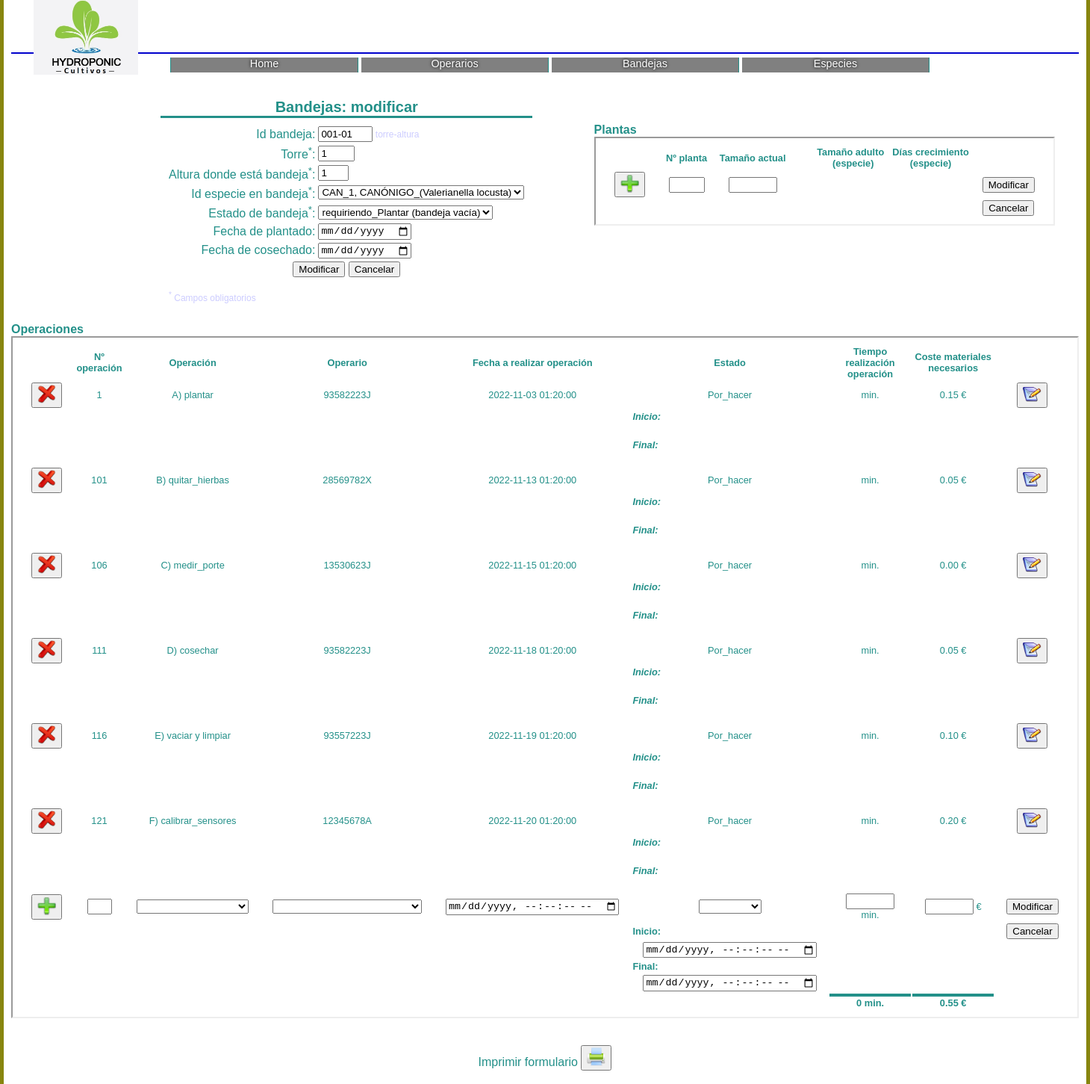
The app's page /bandejas/bandejas_editar.php?idband=001-01 with its own data.
### tables this page shows
CREATE TABLE `bandejas` (
  `idband` char(6) NOT NULL COMMENT 'XXX-XX (torre-altura)',
  `torre` int(3) UNSIGNED NOT NULL,
  `alturaband` int(2) UNSIGNED NOT NULL,
  `idespecie` char(5) NOT NULL COMMENT 'RUC_1, RUC_2, CAN_1, RAB_1, RAB_2, RAB_3, ESP_1, ESP_2',
  `estadoband` varchar(40) NOT NULL COMMENT 'requiriendo_Plantar (bandeja vacía), Pantando, Normal, requiriendo_QuitarHierbas, QuitandoHierbas, requiriendo_MedirPorte, MidiendoPorte, requiriendo_Cosechar, Cosechando, requiriendo_Vaciar, Vaciando y limpiando',
  `fechaPlantado` date DEFAULT NULL COMMENT 'rango válido: "1000-01-01" a "9999-12-31"',
  `fechaCosechado` date DEFAULT NULL COMMENT 'rango válido: "1000-01-01" a "9999-12-31"'
);

CREATE TABLE `operaciones` (
  `idoperacion` int(10) UNSIGNED NOT NULL,
  `DNIoper` char(9) NOT NULL,
  `idband` char(6) NOT NULL COMMENT 'XXX-XX (torre-altura)',
  `tarea` varchar(20) NOT NULL COMMENT 'A) plantar, B) quitar_hierbas, C) medir_porte, D) cosechar, E) vaciar y limpiar, F) calibrar_sensores',
  `fechaOperacion` datetime NOT NULL COMMENT 'rango válido: "1000-01-01 00:00:00" a "9999-12-31 23:59:59"',
  `estado_tarea` varchar(10) NOT NULL DEFAULT 'Por_hacer' COMMENT 'Por_hacer, Haciendo, Hecha',
  `Inicio` datetime DEFAULT NULL COMMENT 'rango válido: "1000-01-01 00:00:00" a "9999-12-31 23:59:59"',
  `tiempo_tarea` int(10) UNSIGNED DEFAULT NULL COMMENT 'tiempo realización de la tarea en minutos',
  `Final` datetime DEFAULT NULL COMMENT 'rango válido: "1000-01-01 00:00:00" a "9999-12-31 23:59:59"',
  `costo_materiales` decimal(5,2) UNSIGNED DEFAULT NULL
);

CREATE TABLE `operarios` (
  `DNIoper` char(9) NOT NULL,
  `cargooper` varchar(30) NOT NULL COMMENT 'Cargo o función del operario',
  `nombreoper` varchar(30) NOT NULL,
  `telefoper` varchar(15) NOT NULL COMMENT 'Teléfono: 6xx xxx xxx',
  `diroper` varchar(60) NOT NULL COMMENT 'Dirección: calle, número, planta',
  `localidadoper` varchar(15) NOT NULL,
  `provinciaoper` varchar(10) NOT NULL
);

### bandejas/bandejas_editar.php (the view, shortened to what the rows shown need)
<?php
	include_once ("../bd_funciones.inc");
    if (isset($_POST["btn_cancelar"])) {
		header("Location: bandejas_listado.php");
		exit();
    } else {
		try {
			$idband_orig = (isset($_POST["idband_orig"])) ? $_POST["idband_orig"] : $_GET["idband"];
			$idband = (isset($_POST["idband"]))?$_POST["idband"]:"";
			$torre = (isset($_POST["torre"]))?$_POST["torre"]:"";
            $alturaband = (isset($_POST["alturaband"]))?$_POST["alturaband"]:"";
            $idespecie = (isset($_POST["idespecie"]))?$_POST["idespecie"]:"";
            $estadoband = (isset($_POST["estadoband"]))?$_POST["estadoband"]:"";
			$fechaPlantado = (isset($_POST["fechaPlantado"]))?$_POST["fechaPlantado"]:"";
			$fechaCosechado = (isset($_POST["fechaCosechado"]))?$_POST["fechaCosechado"]:"";
			$conn = Conectarse(SERVIDOR, BD_NOMBRE, BD_USUARIO, BD_PASS);
			if (isset($_POST["btn_modificar"])) {
				$msg_datos="";
				ComprobarDato($idband, "Id de bandeja", true, "cadena", $msg_datos);
				ComprobarDato($torre, "Torre", true, "numerico", $msg_datos);
                if (is_numeric($torre))
					if (($torre<=0) || ($torre>100))
						$msg_datos .= "Error: el número de torre debe ser un valor comprendido entre 001 y 100.<br/>";
                ComprobarDato($alturaband, "Altura donde está bandeja", true, "numerico", $msg_datos);
                if (is_numeric($alturaband))
					if (($alturaband<=0) || ($alturaband>99))
						$msg_datos .= "Error: el número de altura debe ser un valor comprendido entre 01 y 99.<br/>";
				ComprobarDato($idespecie, "Id especie en Bandeja", true, "cadena", $msg_datos);
				ComprobarDato($estadoband, "Estado de Bandeja", true, "cadena", $msg_datos);
                ComprobarDato($fechaPlantado, "Fecha de plantado", false, "fecha", $msg_datos);
				ComprobarDato($fechaCosechado, "Fecha de cosechado", false, "fecha", $msg_datos);
				if (is_date($fechaPlantado) && is_date($fechaCosechado)) {
					if (INPUT_TYPE_DATE){
						$datetime1 = DateTime::createFromFormat("Y-m-d", $fechaPlantado);
						$datetime2 = DateTime::createFromFormat("Y-m-d", $fechaCosechado);
					} else {
						$datetime1 = DateTime::createFromFormat("d/m/Y", $fechaPlantado);
						$datetime2 = DateTime::createFromFormat("d/m/Y", $fechaCosechado);
					}
					$intervalo= $datetime1->diff($datetime2);
					if ($intervalo->format('%r%a') <= 0)
						$msg_datos .= "Error: la fecha prevista de cosechado deber superior a la " .
							"fecha de plantado.<br/>";
				}
				if ($msg_datos != "")
					throw new Exception($msg_datos);
				if ($idband_orig != $idband) {
					$sql = "SELECT * FROM bandejas WHERE idband=" .
                    FormatToSQL($idband,"cadena") .";";
					if (!($rs = mysqli_query($conn, $sql)))
						throw new Exception("Error al intentar comprobar si existe alguna bandeja con ese id.");
					if (mysqli_num_rows($rs) > 0)
						throw new Exception("Imposible modificar la bandeja.<br>Ya existe una bandeja con id $idband.");
					mysqli_free_result($rs);
				}
				$sql = "UPDATE bandejas SET idband=" . FormatToSQL($idband,"cadena") .
                    ", torre=" . FormatToSQL($torre,"numerico") .
                    ", alturaband=" . FormatToSQL($alturaband,"numerico") .
                    ", idespecie=" . FormatToSQL($idespecie,"cadena") .
                    ", estadoband=" . FormatToSQL($estadoband,"cadena") .
                    ", fechaPlantado=" . FormatToSQL($fechaPlantado,"fecha") .
                    ", fechaCosechado=" . FormatToSQL($fechaCosechado,"fecha") .
					" WHERE idband=" . FormatToSQL($idband_orig,"cadena") .";";
				if (!mysqli_query($conn, $sql))
					throw new Exception("Error al intentar modificar la Bandeja.");
				$idband_orig = $idband;
				$msg = "Bandeja modificada con Éxito.";
            } elseif (isset($_POST["btn_cancelarplanta"])) {
				$idplanta_nuevo = "";
				$porte_actual_nuevo = "";
			} else {
				$sql = "SELECT * FROM bandejas WHERE idband=" .
                    FormatToSQL($idband_orig,"cadena") . ";";
				if (!($rs = mysqli_query($conn, $sql)))
					throw new Exception("Error al intentar obtener los datos de la bandeja");
				if (!($fila = mysqli_fetch_array($rs)))
					throw new Exception("No existe ninguna bandeja con id $idband_orig");
				$idband=$fila['idband'];
                $torre=$fila['torre'];
                $alturaband=$fila['alturaband'];
			}
		}
        catch (Exception $e) {
			$b_error = true;
			$msg = getInformationError($e,$conn,$sql);
		}
	}
?>
<!DOCTYPE html>
<html lang="es">
<head>
    <link rel="stylesheet" href="../cultivos.css" />
</head>
<body>
<div id="contenedor-general">
    <section id="contenido">
        <form class="cultivos_datos" action="bandejas_editar.php" method="post">
            <table class="BANDEJA_EDITAR">
				<caption>Bandejas: modificar</caption>
                <tr>
                    <td class="celda_datos"><input type="text" id="idband" name="idband" minlength="6" maxlength="6" size="6" value="<?php echo($idband);?>" readonly/><span class="nota"> torre-altura</span></td></tr>
                <tr>
                    <td class="celda_datos"><input type="text" id="torre" name="torre" placeholder="000" minlength="3" maxlength="3" size="3" value="<?php echo($torre);?>" /></td></tr>
                <tr>
                    <td class="celda_datos"><input type="text" id="alturaband" name="alturaband" placeholder="00" minlength="2" maxlength="2" size="2" value="<?php echo($alturaband);?>" /></td></tr>
	<?php
		try {
		    $conn = Conectarse(SERVIDOR, BD_NOMBRE, BD_USUARIO, BD_PASS);
		    $sql = "SELECT idespec, nombreespec FROM especies ORDER BY idespec;";
		    if (!($rs = mysqli_query($conn, $sql)))
		        throw new Exception('Error al buscar las especies.');
		}
        catch (Exception $e) {
			$b_error = true;
			$el_error = "</select><p class=\"mensaje\">";
			if (!isset($conn)) $conn="";
			if (!isset($sql)) $sql="";
			$el_error .= getInformationError($e,$conn,$sql);
			$el_error .= "</p>";
			echo($el_error);
        }
	?>
              </table>
            <br/>
				<tr>
                    <td class="celda_etiq" colspan="2">
						<table class="cultivos_subdatos" id="Plantas">
							<caption>Plantas</caption>
							<thead>
							    <tr>
						        <th>&nbsp;</th>
						        <th>Nº planta</th>
                                <th>Tamaño actual</th>
                                <th>&nbsp;</th>
                                <th>Tamaño adulto &nbsp;<br/>(especie)</th>
                                <th>Días crecimiento <br/>(especie)</th></tr>
							</thead>
	<?php
		try {
			$conn = Conectarse(SERVIDOR, BD_NOMBRE, BD_USUARIO, BD_PASS);
            $sql = "SELECT  Plantas.*, Especies.porteadulto, Especies.dias FROM ".
                   "Plantas INNER JOIN Bandejas  ON  Plantas.idband=Bandejas.idband ".
                          " INNER JOIN Especies  ON  Bandejas.idespecie=Especies.idespec ".
                   "WHERE Bandejas.idband=" . FormatToSQL($idband_orig, "cadena") .
                   " ORDER BY idplanta";
		    if (!($rs = mysqli_query($conn, $sql)))
		        throw new Exception('Error al obtener las plantas asociadas a la bandeja.');
    ?>
    <?php
		}
        catch (Exception $e) {
			$b_error = true;
			$el_error = "<p class=\"mensaje\">";
			if (!isset($conn)) $conn="";
			if (!isset($sql)) $sql="";
			$el_error .= getInformationError($e,$conn,$sql);
			$el_error .= "</p>";
			echo($el_error);
		}
	?>
						</table>
					</td></tr>
				<tr>
                    <td class="celda_etiq" colspan="2">
						<table class="cultivos_subdatos" id="Operaciones">
							<caption>Operaciones</caption>
							<thead>
							    <tr>
						        <th>&nbsp;</th>
						        <th>Nº operación</th>
                                <th>Operación</th>
                                <th>Operario</th>
                                <th>Fecha a realizar operación</th>
                                <th>Estado</th>
						        <th>Tiempo realización operación</th>
						        <th>Coste materiales necesarios</th></tr>
							</thead>
	<?php
		try {
			$operacionesenbandeja=false;
            $totalcostes_operacionesbandeja=0;
            $totaltiempos_operacionesbandeja=0;
			$conn = Conectarse(SERVIDOR, BD_NOMBRE, BD_USUARIO, BD_PASS);
		    $sql = "SELECT Operaciones.*, Operarios.*, Operarios.cargooper, Operarios.nombreoper FROM ".
                "Operarios INNER JOIN Operaciones " .
				"ON Operaciones.DNIoper=Operarios.DNIoper WHERE idband=" . FormatToSQL($idband_orig, "cadena") .
                " ORDER BY idoperacion";
		    if (!($rs = mysqli_query($conn, $sql)))
		        throw new Exception('Error al obtener las operaciones asociadas a la bandeja.');
			while($fila = mysqli_fetch_array($rs)) {
				$operacionesenbandeja = true;
                $totalcostes_operacionesbandeja += $fila['costo_materiales'];
                $totaltiempos_operacionesbandeja += $fila['tiempo_tarea'];
    ?>
							<tr>
							    <td><button type="submit" name="btn_eliminaroperacion" value="<?php echo($fila['idoperacion']); ?>">
									<img src="../images/eliminar_subdatos.png" alt="eliminar operacion"/></button></td>
								<td><?php echo($fila['idoperacion']); ?></td>
                                <td><?php echo($fila['tarea']); ?></td>
                                <td><?php echo($fila['DNIoper']); ?></td>
                                <td><?php echo($fila['fechaOperacion']); ?></td>
                                <td><?php echo($fila['estado_tarea']); ?></td>
                                <td><?php echo($fila['tiempo_tarea']); ?> min.</td>
                                <td><?php echo($fila['costo_materiales']); ?> &euro;</td>
                                <td><button type="submit" name="btn_editaroperacion" value="<?php echo($fila['idoperacion']); ?>">
									<img src="../images/editar.png" alt="editar operacion"/></button></td>
                            </tr>
                            <tr>
							    <td colspan="5">&nbsp;</td>
                                <th align="left"> <i>Inicio:</i> </th>
                                <td>&nbsp;</td>
								<td>&nbsp;</td></tr>
                            <tr>
							    <td colspan="5">&nbsp;</td>
                                <td> <i><?php echo($fila['Inicio']); ?></i> </td>
                                <td>&nbsp;</td>
								<td>&nbsp;</td></tr>
                            <tr>
							    <td colspan="5">&nbsp;</td>
                                <th align="left"> <i>Final:</i> </th>
                                <td>&nbsp;</td>
								<td>&nbsp;</td></tr>
                            <tr>
							    <td colspan="5">&nbsp;</td>
								<td> <i><?php echo($fila['Final']); ?></i> </td>
                                <td>&nbsp;</td>
								<td>&nbsp;</td></tr>
    <?php
			}
		}
        catch (Exception $e) {
			$b_error = true;
			$el_error = "<p class=\"mensaje\">";
			if (!isset($conn)) $conn="";
			if (!isset($sql)) $sql="";
			$el_error .= getInformationError($e,$conn,$sql);
			$el_error .= "</p>";
			echo($el_error);
		}
	?>
                            <tr>
                                <th align="left">Inicio:</th>
                                <td colspan="2"> <input type="submit" value="Cancelar" name="btn_cancelaroperacion"/>   </td> </tr>
                            <tr>
                                <th align="left">Final:</th>
								<td>&nbsp;</td></tr>
	<?php
		if($operacionesenbandeja) {
	?>
							<tr>
                                <td class="totaltiempos_operacionesbandeja"><?php printf("%d", $totaltiempos_operacionesbandeja); ?> min.</td>
								<td class="totalcostes_operacionesbandeja"><?php printf("%.2f", $totalcostes_operacionesbandeja); ?> &euro;</td></tr>
	<?php
		}
	?>
						</table>
					</td></tr>
               <br/>
               <br/>
                <br/>
                <br/>
        </form>
    </section>
  </div>
</body>
</html>

### records on screen
bandejas: idband "001-01", torre "1", alturaband "1"
operaciones: idoperacion "1", tarea "A) plantar", DNIoper.DNIoper "93582223J", fechaOperacion "2022-11-03 01:20:00", estado_tarea "Por_hacer", costo_materiales "0.15"
operaciones: idoperacion "101", tarea "B) quitar_hierbas", DNIoper.DNIoper "28569782X", fechaOperacion "2022-11-13 01:20:00", estado_tarea "Por_hacer", costo_materiales "0.05"
operaciones: idoperacion "106", tarea "C) medir_porte", DNIoper.DNIoper "13530623J", fechaOperacion "2022-11-15 01:20:00", estado_tarea "Por_hacer", costo_materiales "0.00"
operaciones: idoperacion "111", tarea "D) cosechar", DNIoper.DNIoper "93582223J", fechaOperacion "2022-11-18 01:20:00", estado_tarea "Por_hacer", costo_materiales "0.05"
operaciones: idoperacion "116", tarea "E) vaciar y limpiar", DNIoper.DNIoper "93557223J", fechaOperacion "2022-11-19 01:20:00", estado_tarea "Por_hacer", costo_materiales "0.10"
operaciones: idoperacion "121", tarea "F) calibrar_sensores", DNIoper.DNIoper "12345678A", fechaOperacion "2022-11-20 01:20:00", estado_tarea "Por_hacer", costo_materiales "0.20"

### other values on screen
$totaltiempos_operacionesbandeja "0"
$totalcostes_operacionesbandeja "0.55"
form field idespecie "CAN_1, CANÓNIGO_(Valerianella locusta)"
